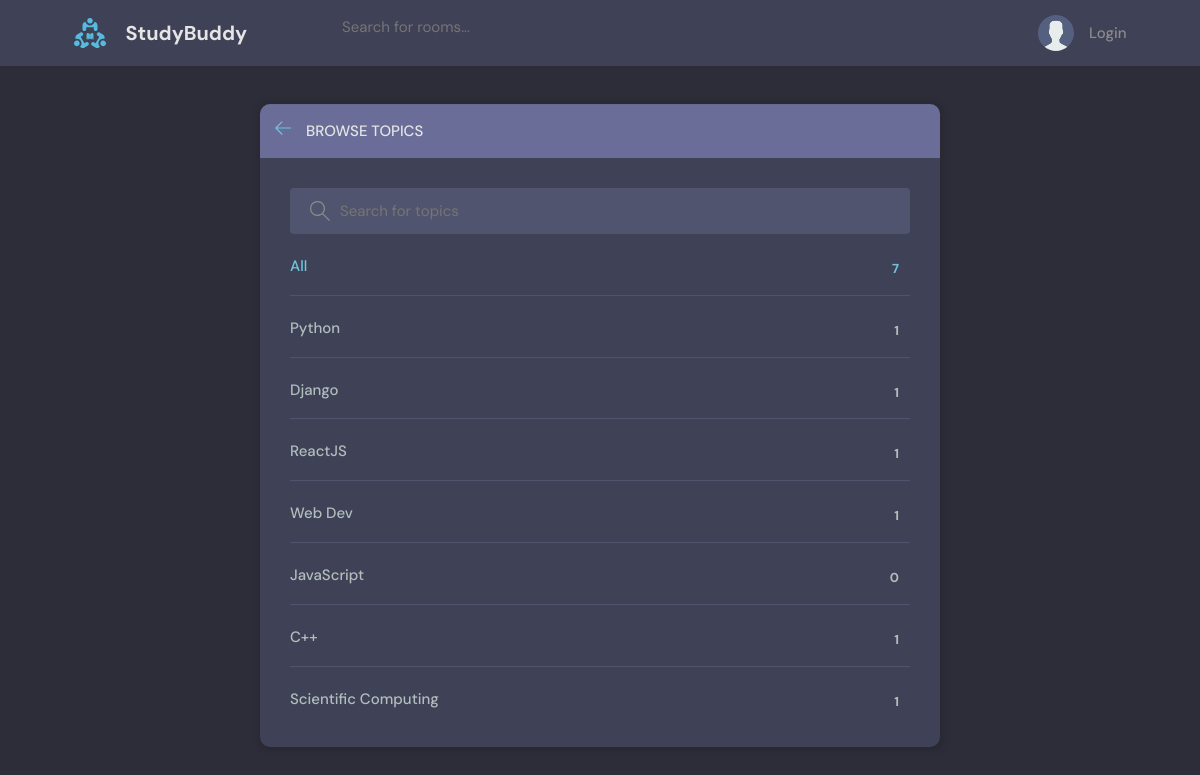
Page /topics/ on the committed database.
### base/models.py (models this page shows, shortened)
class Topic(models.Model):
    name = models.CharField(max_length=200)

### base/views.py (the view)
# urls.py: path("topics/", views.topicsPage, name="topics"),
def topicsPage(request):
    q = request.GET.get('q') if request.GET.get('q') != None else ''
    topics = Topic.objects.filter(
        Q(name__icontains=q)
    )
    context = {
        'topics': topics
    }
    return render(request, 'base/topics.html', context)

### base/templates/base/topics.html (shortened to what this page needs)
{% extends 'main.html' %} {% block content %}
<main class="create-room layout">
  <div class="container">
    <div class="layout__box">
      <div class="layout__boxHeader">
        <div class="layout__boxTitle">
          <a href="{{request.META.HTTP_REFERER}}">
            <svg
              version="1.1"
              xmlns="http://www.w3.org/2000/svg"
              width="32"
              height="32"
              viewBox="0 0 32 32"
            >
              <title>arrow-left</title>
              <path
                d="M13.723 2.286l-13.723 13.714 13.719 13.714 1.616-1.611-10.96-10.96h27.625v-2.286h-27.625l10.965-10.965-1.616-1.607z"
              ></path>
            </svg>
          </a>
          <h3>Browse Topics</h3>
        </div>
      </div>
      <div class="topics-page layout__body">
        <form method="GET" action="" class="header__search">
          <label>
            <input name="q" placeholder="Search for topics" />
          </label>
        </form>
        <ul class="topics__list">
          <li>
            <a href="{% url 'topics' %}" class="active"
              >All <span>{{topics.count}}</span></a
            >
          </li>
          {% for topic in topics %}
          <li>
            <a href="{% url 'home' %}?q={{topic.name}}"
              >{{topic.name}} <span>{{topic.room_set.all.count}}</span></a
            >
          </li>
          {% endfor %}
        </ul>
      </div>
    </div>
  </div>
</main>
{% endblock %}

### static/styles/style.css (style rules this page uses)
:root { --color-main: #71c6dd; --color-main-light: #e1f6fb; --color-dark: #3f4156; --color-dark-medium: #51546e; --color-dark-light: #696d97; --color-light: #e5e5e5; --color-gray: #8b8b8b; --color-light-gray: #b2bdbd; --color-bg: #2d2d39; --color-success: #5dd693; --color-error: #fc4b0b; }
* { font-family: "DM Sans", -apple-system, BlinkMacSystemFont, "Segoe UI", Roboto, Oxygen, Ubuntu, Cantarell, "Open Sans", "Helvetica Neue", sans-serif; margin: 0; padding: 0; box-sizing: border-box; text-rendering: optimizeLegibility; font-size: inherit; }
html { font-size: 56.25%; }
@media only screen and (min-width: 1200px) { html { font-size: 62.5%; } }
body { line-height: 1.6; font-weight: 400; font-size: 1.5rem; color: var(--color-light-gray); background-color: var(--color-bg); min-height: 100vh; }
a { display: inline-block; color: var(--color-main); text-decoration: none; }
.container { max-width: 120rem; width: 90%; margin: auto; }
.header__search > label { background-color: var(--color-dark-medium); padding: 1.3rem 1rem; display: flex; align-items: center; gap: 1rem; border-radius: 4px; }
.header__search svg { fill: var(--color-gray); width: 2rem; height: 2rem; margin-left: 1rem; }
.header__search input { width: 30rem; background: transparent; border: none; outline: none; color: var(--color-light); }
.layout { margin-top: 2.4rem; }
.layout > .container { display: flex; justify-content: space-between; align-items: flex-start; }
.layout__box { width: 90%; max-width: 48rem; min-height: 40rem; position: absolute; top: 50%; left: 50%; transform: translate(-50%, -46%); background-color: var(--color-dark); border-radius: 1rem; box-shadow: 1px 1px 6px 3px rgba(0, 0, 0, 0.1); overflow: hidden; }
.layout__boxHeader { display: flex; padding: 1.5rem; background-color: var(--color-dark-light); }
.layout__boxTitle { display: flex; gap: 1.5rem; align-items: center; }
.layout__boxTitle h3 { text-transform: uppercase; font-weight: 500; color: var(--color-light); }
.layout__boxTitle svg { width: 1.6rem; height: 1.6rem; fill: var(--color-main); }
.layout__body { margin: 3rem; }
.topics__list { list-style: none; }
.topics__list li a { display: flex; justify-content: space-between; margin-bottom: 3rem; font-weight: 500; color: var(--color-light-gray); transition: all 0.3s ease-in-out; }
.topics__list li a.active, .topics__list li a:hover { color: var(--color-main); }
.topics__list li a span { padding: 0.5rem 1rem; background-color: var(--color-dark); border-radius: 3px; font-size: 1.3rem; font-weight: 700; letter-spacing: 1px; }
.topics-page .topics__list li:not(:last-child) a { margin: 2rem 0; padding-bottom: 1rem; text-decoration: none; border-bottom: 1px solid var(--color-dark-medium); }
.topics-page .header__search { display: block; }
.create-room.layout .layout__box { max-width: 68rem; }

### rows in the picture
Topic: name "Python", room_set.all.count "1"
Topic: name "Django", room_set.all.count "1"
Topic: name "ReactJS", room_set.all.count "1"
Topic: name "Web Dev", room_set.all.count "1"
Topic: name "JavaScript", room_set.all.count "0"
Topic: name "C++", room_set.all.count "1"
Topic: name "Scientific Computing", room_set.all.count "1"

### other values in the picture
{{ topics.count }} "7"
